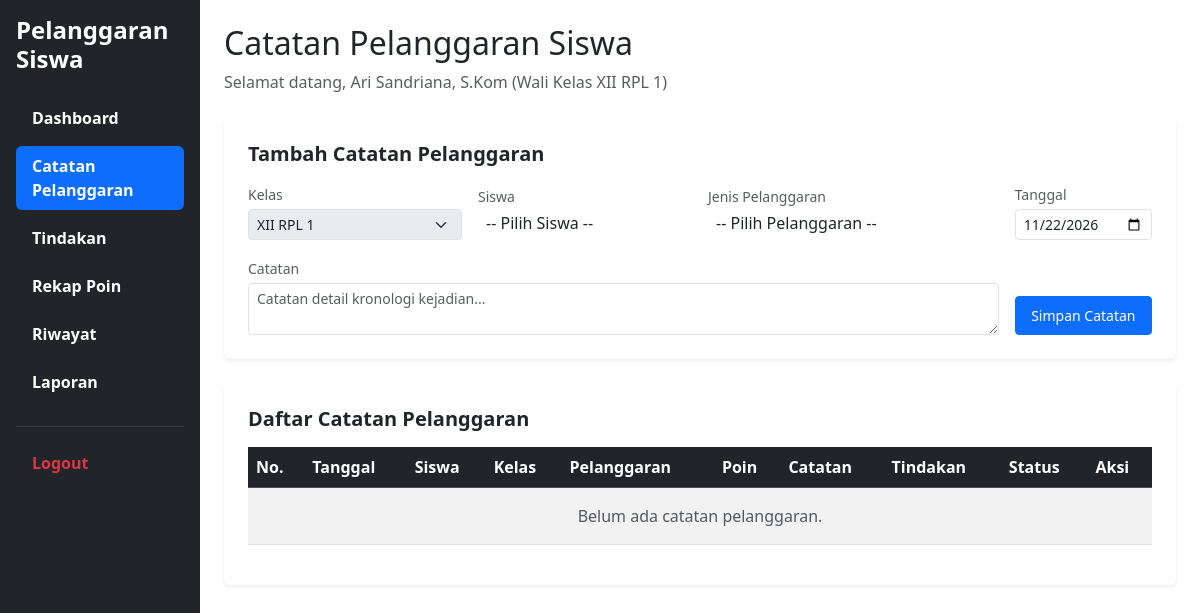
/catatan_pelanggaran.php (signed in), run on the app's committed database.
### tables this page shows
CREATE TABLE `t_guru` (
  `id` int(11) NOT NULL,
  `nip` varchar(30) NOT NULL,
  `nama` varchar(150) DEFAULT NULL,
  `email` varchar(150) NOT NULL,
  `status_aktif` tinyint(1) NOT NULL,
  `user_id` int(11) NOT NULL,
  `created_at` timestamp NOT NULL DEFAULT current_timestamp(),
  `updated_at` timestamp NOT NULL DEFAULT current_timestamp()
);

CREATE TABLE `t_kelas` (
  `id` int(11) NOT NULL,
  `nama` varchar(100) DEFAULT NULL,
  `tingkat` varchar(20) NOT NULL,
  `jurusan` varchar(100) NOT NULL,
  `tahun_ajaran_id` int(11) DEFAULT NULL,
  `status_aktif` tinyint(1) NOT NULL,
  `created_at` timestamp NOT NULL DEFAULT current_timestamp(),
  `updated_at` timestamp NOT NULL DEFAULT current_timestamp()
);

### catatan_pelanggaran.php (the view, shortened to what this page needs)
<?php
require_once 'config/koneksi.php';
$role = strtolower(trim($_SESSION['role'] ?? ''));
if (!function_exists('e')) {
    function e($data) {
        return htmlspecialchars((string)($data ?? ''), ENT_QUOTES, 'UTF-8');
    }
}
$koneksi = $conn ?? $koneksi ?? null;
$session_id = (int)($_SESSION['id_user'] ?? 0);
$session_name = trim($_SESSION['name'] ?? ($_SESSION['nama'] ?? ''));
$tahunQuery = $koneksi->query("SELECT id FROM t_tahun_ajaran WHERE status_aktif = 1 LIMIT 1");
$tahunData = $tahunQuery ? $tahunQuery->fetch_assoc() : null;
$tahun_id = $tahunData ? (int)$tahunData['id'] : 1;
$nama_guru = '';
$nama_kelas_wali = '';
$is_wali_kelas = false;
$stmtGuru = $koneksi->prepare(
    "SELECT g.id AS guru_id, g.nama AS nama_guru, k.id AS kelas_id, k.nama AS nama_kelas
     FROM t_guru g
     LEFT JOIN t_wali_kelas wk ON wk.guru_id = g.id AND wk.tahun_ajaran_id = ? AND wk.status_aktif = 1
     LEFT JOIN t_kelas k ON k.id = wk.kelas_id
     WHERE g.user_id = ? OR g.id = ?
     LIMIT 1"
);
$stmtGuru->bind_param("iii", $tahun_id, $session_id, $session_id);
$stmtGuru->execute();
$dataGuruLogin = $stmtGuru->get_result()->fetch_assoc();
if ($dataGuruLogin && !empty($dataGuruLogin['guru_id'])) {
    $nama_guru = $dataGuruLogin['nama_guru'];
    $nama_kelas_wali = $dataGuruLogin['nama_kelas'] ?? '';
    if (!empty($nama_kelas_wali)) {
        $is_wali_kelas = true;
    }
} else {
    $guru_id = $session_id;
    $nama_guru = $session_name !== '' ? $session_name : 'Ari Sandriana, S.Kom';
}
$riwayatList = $koneksi->query(
    "SELECT ps.*,
            COALESCE(k.nama, ps.nama_kelas, '-') AS nama_kelas_fix,
            COALESCE(p.nama, ps.nama_pelanggaran, '-') AS nama_pelanggaran_fix
     FROM t_pelanggaran_siswa ps
     LEFT JOIN t_kelas k ON k.id = ps.kelas_id
     LEFT JOIN t_pelanggaran p ON p.id = ps.pelanggaran_id
     WHERE ps.tahun_ajaran_id = $tahun_id
     ORDER BY ps.id DESC"
);
?>
<!DOCTYPE html>
<html lang="id">
<head>
    <link href="https://cdn.jsdelivr.net/npm/bootstrap@5.3.8/dist/css/bootstrap.min.css" rel="stylesheet">
    <link href="https://cdn.jsdelivr.net/npm/select2@4.1.0-rc.0/dist/css/select2.min.css" rel="stylesheet" />
    <link rel="stylesheet" href="https://cdn.jsdelivr.net/npm/select2-bootstrap-5-theme@1.3.0/dist/select2-bootstrap-5-theme.min.css" />
</head>
<body>
<div class="container-fluid">
    <div class="row">
        <div class="col-md-3 col-lg-2 bg-dark min-vh-100 p-3 sticky-top" style="top: 0; height: 100vh; overflow-y: auto;">
            <h4 class="text-white fw-bold mb-4">Pelanggaran Siswa</h4>
            <ul class="nav nav-pills flex-column">
                <li class="nav-item mb-2"><a href="dashboard.php" class="nav-link text-white"><span class="fw-bold">Dashboard</span></a></li>
                <li class="nav-item mb-2"><a href="catatan_pelanggaran.php" class="nav-link active"><span class="fw-bold">Catatan Pelanggaran</span></a></li>
                <li class="nav-item mb-2"><a href="Tindakan.php" class="nav-link text-white"><span class="fw-bold">Tindakan</span></a></li>
                <li class="nav-item mb-2"><a href="rekap_poin.php" class="nav-link text-white"><span class="fw-bold">Rekap Poin</span></a></li>
                <li class="nav-item mb-2"><a href="riwayat.php" class="nav-link text-white"><span class="fw-bold">Riwayat</span></a></li>
                <?php if ($is_wali_kelas): ?>
                    <li class="nav-item mb-2"><a href="Laporan.php" class="nav-link text-white"><span class="fw-bold">Laporan</span></a></li>
                <?php endif; ?>
                <hr class="text-secondary">
                <li class="nav-item"><a href="logout.php" class="nav-link text-danger"><span class="fw-bold">Logout</span></a></li>
            </ul>
        </div>
        <main class="col-md-9 col-lg-10 p-4">
            <h2>Catatan Pelanggaran Siswa</h2>
            <p class="text-muted mb-4">Selamat datang, <?= e($nama_guru) ?><?= $is_wali_kelas ? ' (Wali Kelas ' . e($nama_kelas_wali) . ')' : ' (Guru)' ?></p>
            <div class="card shadow-sm border-0 p-4 mb-4">
                <h5 class="fw-bold mb-3">Tambah Catatan Pelanggaran</h5>
                <form method="POST" action="catatan_pelanggaran.php">
                    <div class="row g-3 align-items-center mb-3">
                        <div class="col-md-3">
                            <label class="form-label text-muted small mb-1">Kelas</label>
                            <select id="filterKelas" class="form-select form-select-sm" <?= ($role === 'guru' && $is_wali_kelas) ? 'disabled style="background-color: #e9ecef;"' : '' ?>>
                                <option value="<?= e($nama_kelas_wali) ?>" selected><?= e($nama_kelas_wali !== '' ? $nama_kelas_wali : '-- Kelas --') ?></option>
                            </select>
                        </div>
                        <div class="col-md-3">
                            <label class="form-label text-muted small mb-1">Siswa</label>
                        </div>
                        <div class="col-md-4">
                            <label class="form-label text-muted small mb-1">Jenis Pelanggaran</label>
                        </div>
                        <div class="col-md-2">
                            <label class="form-label text-muted small mb-1">Tanggal</label>
                            <input type="date" name="tanggal" class="form-control form-control-sm" value="<?= date('Y-m-d') ?>" required>
                        </div>
                    </div>
                    <div class="row g-3 align-items-end">
                        <div class="col-md-10">
                            <label class="form-label text-muted small mb-1">Catatan</label>
                            <textarea name="keterangan" class="form-control form-control-sm" rows="2" placeholder="Catatan detail kronologi kejadian..." required></textarea>
                        </div>
                        <div class="col-md-2">
                            <button type="submit" class="btn btn-primary btn-sm w-100 text-white py-2">Simpan Catatan</button>
                        </div>
                    </div>
                </form>
            </div>
            <div class="card shadow-sm border-0 p-4">
                <h5 class="fw-bold mb-3">Daftar Catatan Pelanggaran</h5>
                <div class="table-responsive">
                    <table class="table table-striped table-hover align-middle">
                        <thead class="table-dark">
                            <tr>
                                <th>No.</th>
                                <th>Tanggal</th>
                                <th>Siswa</th>
                                <th>Kelas</th>
                                <th>Pelanggaran</th>
                                <th>Poin</th>
                                <th>Catatan</th>
                                <th>Tindakan</th>
                                <th>Status</th>
                                <th>Aksi</th>
                            </tr>
                        </thead>
                        <tbody>
                            <?php if ($riwayatList && $riwayatList->num_rows > 0): ?>
                                <?php $no = 1; while ($row = $riwayatList->fetch_assoc()): ?>
                                    <tr>
                                        <td><?= $no++ ?></td>
                                        <td><?= !empty($row['tanggal']) ? e(date('d-m-Y', strtotime($row['tanggal']))) : '-' ?></td>
                                        <td><?= e($row['nama_siswa']) ?></td>
                                        <td><?= e($row['nama_kelas_fix']) ?></td>
                                        <td><?= e($row['nama_pelanggaran_fix']) ?></td>
                                        <td><span class="badge bg-danger"><?= (int)$row['poin'] ?></span></td>
                                        <td><?= e($row['keterangan']) ?></td>
                                        <td><?= e($row['tindakan']) ?></td>
                                        <td>
                                            <?php
                                                $st = strtolower($row['status']);
                                                $badgeClass = 'bg-secondary';
                                                if ($st === 'selesai') $badgeClass = 'bg-success';
                                                elseif ($st === 'diproses') $badgeClass = 'bg-warning text-dark';
                                                elseif ($st === 'tercatat') $badgeClass = 'bg-info text-dark';
                                            ?>
                                            <span class="badge <?= $badgeClass ?>"><?= e(ucfirst($row['status'])) ?></span>
                                        </td>
                                        <td>
                                            <a href="edit_catatan_pelanggaran.php?id=<?= (int)$row['id'] ?>" class="btn btn-warning btn-sm text-dark">Edit</a>
                                            <a href="hapus_catatan_pelanggaran.php?id=<?= (int)$row['id'] ?>" class="btn btn-danger btn-sm" onclick="return confirm('Yakin ingin menghapus catatan ini?')">Hapus</a>
                                        </td>
                                    </tr>
                                <?php endwhile; ?>
                            <?php else: ?>
                                <tr>
                                    <td colspan="10" class="text-center text-muted py-3">Belum ada catatan pelanggaran.</td>
                                </tr>
                            <?php endif; ?>
                        </tbody>
                    </table>
                </div>
            </div>
        </main>
    </div>
</div>
</body>
</html>

### data on the page
t_guru: nama "Ari Sandriana, S.Kom", t_kelas.nama "XII RPL 1", nama "XII RPL 1"
